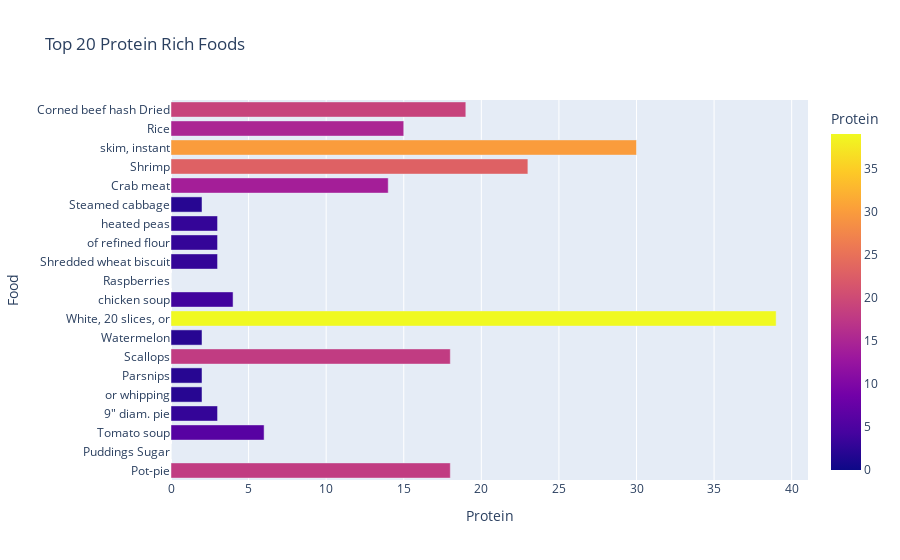

Notebook code cell kept with this figure:
### Code cell
# protein_rich = nutrients.sort_values(by='Protein', ascending=False)
# top_20=protein_rich.head(20)
# fig = px.bar(top_20, x='Food', y='Protein', color='Protein', title=' Top 20 protein rich foods')
# fig.show()
# import plotly.express as px

# protein_rich = nutrients.sort_values(by='Protein', ascending=False)
# top_20 = protein_rich.head(20)

# fig = px.bar(top_20, y='Food', x='Protein', color='Protein', orientation='h', title='Top 20 Protein Rich Foods')
# fig.show()
import plotly.express as px
import numpy as np

protein_rich = nutrients.copy().sort_values(by='Protein', ascending=False)
shuffled_index = np.random.permutation(protein_rich.index)
protein_rich = protein_rich.reindex(shuffled_index).head(20)

fig = px.bar(protein_rich, y='Food', x='Protein', color='Protein', orientation='h', title='Top 20 Protein Rich Foods')
fig.show()

### Figure 1 — Plotly figure (JSON) as saved in the notebook; plotly's stock layout.template omitted (floating-point values rounded to 4 significant figures)
{"data": [{"alignmentgroup": "True", "hovertemplate": "Protein=%{marker.color}<br>Food=%{y}<extra></extra>", "legendgroup": "", "marker": {"color": [18, 0, 6, 3, 2, 2, 18, 2, 39, 4, 0, 3, 3, 3, 2, 14, 23, 30, 15, 19], "coloraxis": "coloraxis", "pattern": {"shape": ""}}, "name": "", "offsetgroup": "", "orientation": "h", "showlegend": false, "textposition": "auto", "type": "bar", "x": [18, 0, 6, 3, 2, 2, 18, 2, 39, 4, 0, 3, 3, 3, 2, 14, 23, 30, 15, 19], "xaxis": "x", "y": ["Pot-pie", "Puddings Sugar", "Tomato soup", "9\" diam. pie", "or whipping", "Parsnips", "Scallops", "Watermelon", "White, 20 slices, or", "chicken soup", "Raspberries", "Shredded wheat biscuit", "of refined flour", "heated peas", "Steamed cabbage", "Crab meat", "Shrimp", "skim, instant", "Rice", "Corned beef hash Dried"], "yaxis": "y"}], "layout": {"autosize": true, "barmode": "relative", "coloraxis": {"colorbar": {"title": {"text": "Protein"}}, "colorscale": [[0, "#0d0887"], [0.1111, "#46039f"], [0.2222, "#7201a8"], [0.3333, "#9c179e"], [0.4444, "#bd3786"], [0.5556, "#d8576b"], [0.6667, "#ed7953"], [0.7778, "#fb9f3a"], [0.8889, "#fdca26"], [1, "#f0f921"]]}, "legend": {"tracegroupgap": 0}, "title": {"text": "Top 20 Protein Rich Foods"}, "xaxis": {"anchor": "y", "autorange": true, "domain": [0, 1], "range": [0, 41.05], "title": {"text": "Protein"}, "type": "linear"}, "yaxis": {"anchor": "x", "autorange": true, "domain": [0, 1], "range": [-0.5, 19.5], "title": {"text": "Food"}, "type": "category"}}}
